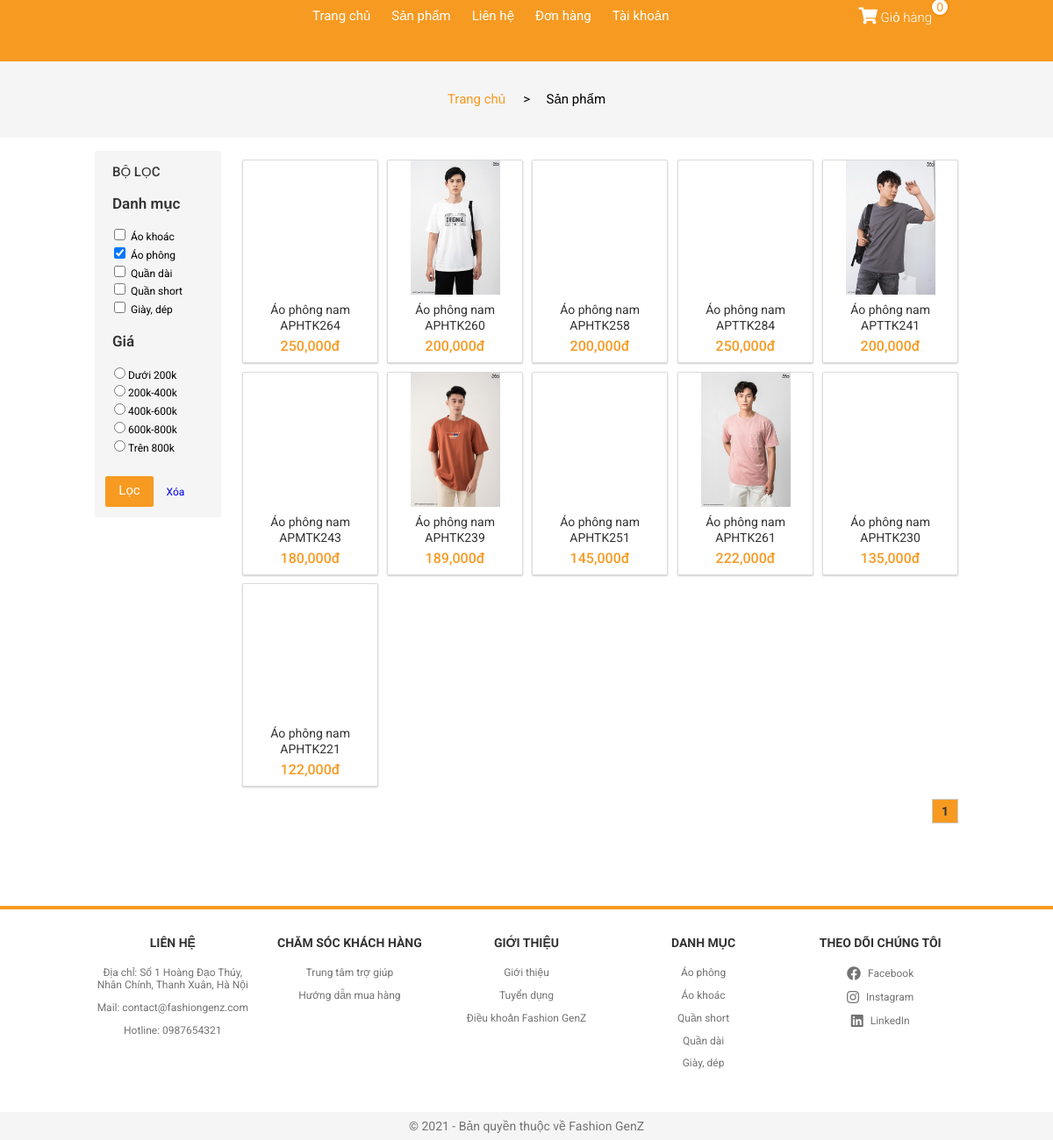
The app's page /?controller=sanpham&id=2, older data.
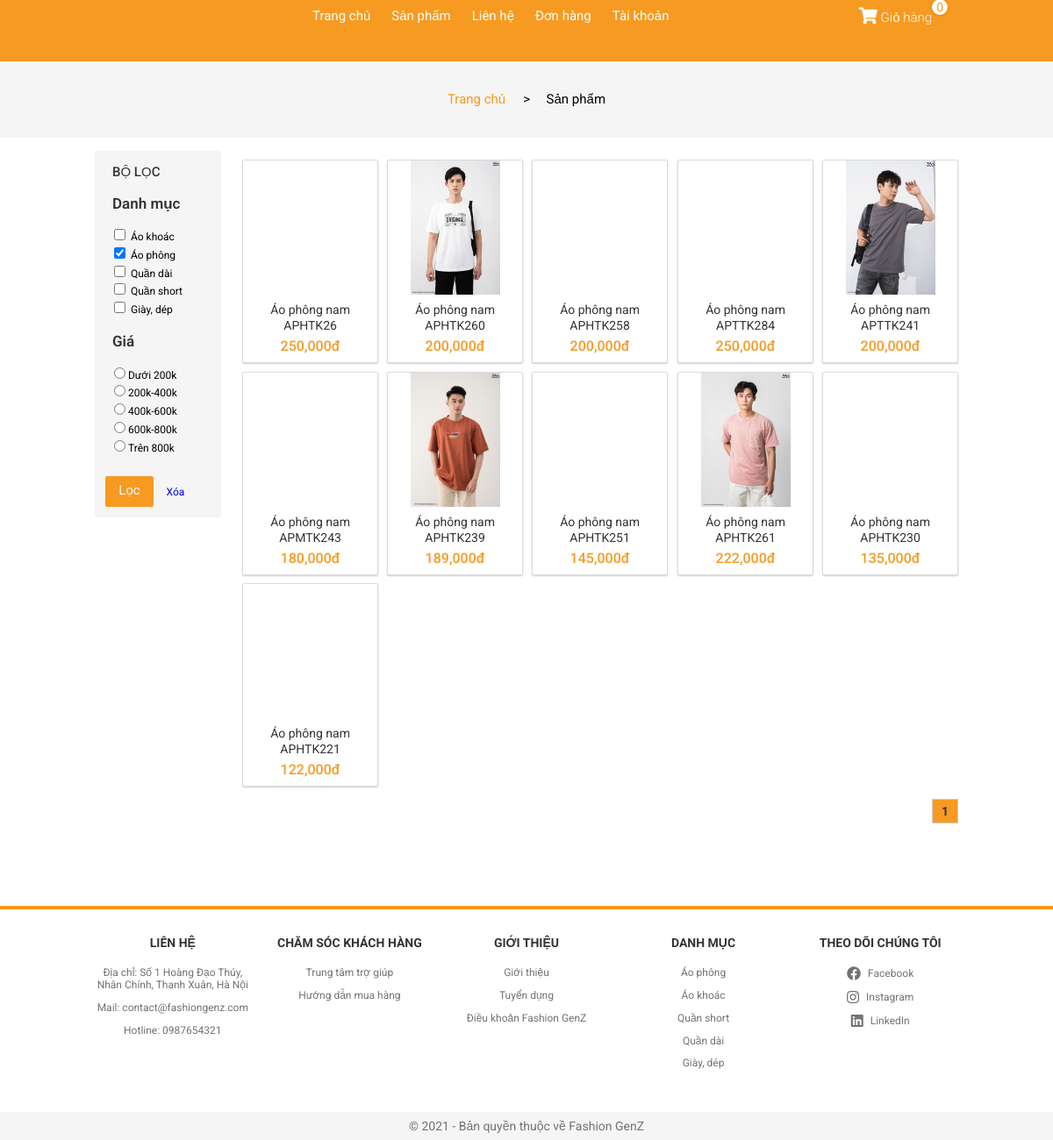
The same page, newer data.
### tables this page shows
CREATE TABLE `catalog` (
  `id` int(11) NOT NULL,
  `name` varchar(100) DEFAULT NULL
);

CREATE TABLE `product` (
  `id` int(11) NOT NULL,
  `name` varchar(200) DEFAULT NULL,
  `price` int(11) DEFAULT NULL,
  `image` varchar(200) DEFAULT NULL,
  `description` varchar(1000) DEFAULT NULL,
  `qty` int(11) DEFAULT NULL,
  `catalog` int(11) DEFAULT NULL,
  `total_rate` float DEFAULT NULL,
  `rate_times` int(11) DEFAULT NULL,
  `image2` varchar(200) DEFAULT NULL,
  `image3` varchar(200) DEFAULT NULL,
  `image4` varchar(200) DEFAULT NULL
);

### Controller/C-sanpham.php (called while the page is built, shortened)
<?php
    $catalog = $database->get('catalog',array());
               $item_per_page = !empty($_GET['per_page'])?$_GET['per_page']:15;
               $current_page = !empty($_GET['page'])?$_GET['page']:1;
               $offset = ($current_page - 1) * $item_per_page;
               $product = $database->get_offset('product',array(),$item_per_page,$offset);
               if (isset ($_GET['id'])){
                   $catalog_id = $_GET['id'];
                   $product = $database->get('product',array('catalog'=>$catalog_id));
               }
    require_once './View/V-sanpham.php';
?>

### Model/M-database.php (called while the page is built, shortened)
<?php
    class database{
        protected $conn= null;
        protected $host='localhost';
        protected $user='root';
        protected $pass='';
        protected $dbname='fashiongenz';
        public function connect(){
             $this->conn = new mysqli($this->host,$this->user,$this->pass,$this->dbname);
        }
        public function get($table,$condition=array()){
          $sql= "SELECT * FROM $table ";
          if(!empty($condition)){
               $sql.="WHERE";
               foreach ($condition as $key => $value){
                    $sql.= " $key = '$value' AND";
               }
               $sql= trim($sql,"AND");
          }
          $query = mysqli_query($this->conn, $sql);
          $result=array();
          if ($query){
               while ($row= mysqli_fetch_assoc($query)){
                    $result[]=$row;
               }
          }
          return $result;
     }
     public function get_offset($table,$condition=array(),$item_per_page,$offset){
          $sql= "SELECT * FROM $table";
          if (isset($item_per_page)){
               $sql .= " ORDER BY `id` ASC  LIMIT " . $item_per_page ;
          }
          if (isset($offset)){
               $sql .= " OFFSET " . $offset;
          }
          $query = mysqli_query($this->conn,$sql);
          $result=array();
          if ($query){
               while ($row= mysqli_fetch_assoc($query)){
                    $result[]=$row;
               }
          }
          return $result;
     }
    }
?>

### View/V-sanpham.php (the view, shortened to what the rows shown need)
<!DOCTYPE html>
<html lang="en">
<head>
    <link rel="stylesheet" href="./Assets/Css/grid.css">
    <link rel="stylesheet" href="./Assets/Css/responsive.css">
    <link rel="stylesheet" href="./Assets/Css/main.css">
    <link rel="stylesheet" href="./Assets/Css/base.css">
    <link rel="stylesheet" href="https://cdnjs.cloudflare.com/ajax/libs/normalize/8.0.1/normalize.min.css" />
    <link rel="stylesheet" href="./Assets/Fonts/fontawesome-free-5.15.3-web/css/all.min.css">
</head>
<body>
        <div class="app">
            <div class="content">
                <div class="product">
                    <div class="grid wide">
                        <div class="row">
                            <div class="col l-2 m-0 c-0">
                                <nav class="catalog">
                                    <form action="?controller=sanpham" method="post">
                                    <ul class="catalog__list">
                                        <?php foreach ($catalog as $key => $value){ ?>
                                            <li class="catalog__item">
                                                <input class="find" type="checkbox" class="find" name="catalog[]" value="<?php echo $value['id'] ?>" <?php if(isset($catalog_id) && ($catalog_id == $value['id'])){ echo "checked"; } ?> > &nbsp;<?php echo $value['name'] ?>
                                            </li>
                                        <?php } ?>
                                    </ul>
                                    </form>
                                </nav>
                            </div>
                            <div class="col l-10 m-12 c-12">
                                <div class="row sm-gutter">
                                    <?php
                                    foreach ($product as $key => $value){
                                    ?>
                                    <div class="col l-2-4 m-4 c-6">
                                        <div class="home-product-item">
                                            <a href="?controller=chitietsanpham&id=<?php echo $value['id'] ?>" class="home-product-item__link">
                                                <div class="home-product-item__img" style="background-image: url('<?php echo $value['image'] ?>');"></div>
                                                <h4 class="home-product-item__name"><?php echo $value['name'] ?></h4>
                                                <div class="hone-product-item__price">
                                                    <span class="home-product-item__price-current">
                                                        <?php echo number_format($value['price']); ?>đ
                                                    </span>
                                                </div>
                                            </a>
                                        </div>
                                    </div>
                                    <?php } ?>
                                </div>
                            </div>
                        </div>
                    </div>
                </div>
            </div>
        </div>
</body>
</html>

Row changes from the older to the newer data that the page shows:
changed product: name "Áo phông nam APHTK264" → "Áo phông nam APHTK26"
